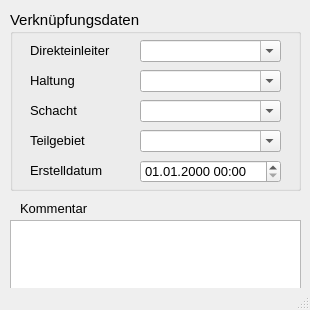
<?xml version="1.0" encoding="UTF-8"?>
<ui version="4.0">
 <class>MainWindow</class>
 <widget class="QMainWindow" name="MainWindow">
  <property name="geometry">
   <rect>
    <x>0</x>
    <y>0</y>
    <width>310</width>
    <height>310</height>
   </rect>
  </property>
  <property name="minimumSize">
   <size>
    <width>310</width>
    <height>310</height>
   </size>
  </property>
  <property name="font">
   <font>
    <family>Tahoma</family>
    <pointsize>10</pointsize>
   </font>
  </property>
  <property name="windowTitle">
   <string>Anbindung Direkteinleiter</string>
  </property>
  <property name="layoutDirection">
   <enum>Qt::LeftToRight</enum>
  </property>
  <widget class="QWidget" name="centralwidget">
   <widget class="QTextEdit" name="kommentar">
    <property name="geometry">
     <rect>
      <x>10</x>
      <y>220</y>
      <width>291</width>
      <height>71</height>
     </rect>
    </property>
    <property name="minimumSize">
     <size>
      <width>0</width>
      <height>0</height>
     </size>
    </property>
    <property name="toolTip">
     <string>&lt;html&gt;&lt;head/&gt;&lt;body&gt;&lt;p&gt;Platz für zusätzliche Kommentare.&lt;/p&gt;&lt;/body&gt;&lt;/html&gt;</string>
    </property>
    <property name="statusTip">
     <string>Platz für zusätzliche Kommentare.</string>
    </property>
   </widget>
   <widget class="QLabel" name="label_15">
    <property name="geometry">
     <rect>
      <x>20</x>
      <y>200</y>
      <width>81</width>
      <height>16</height>
     </rect>
    </property>
    <property name="text">
     <string>Kommentar</string>
    </property>
   </widget>
   <widget class="QGroupBox" name="groupBox_3">
    <property name="geometry">
     <rect>
      <x>10</x>
      <y>10</y>
      <width>291</width>
      <height>181</height>
     </rect>
    </property>
    <property name="font">
     <font>
      <family>Tahoma</family>
      <pointsize>11</pointsize>
     </font>
    </property>
    <property name="title">
     <string>Verknüpfungsdaten</string>
    </property>
    <widget class="QComboBox" name="teilgebiet">
     <property name="geometry">
      <rect>
       <x>130</x>
       <y>120</y>
       <width>141</width>
       <height>22</height>
      </rect>
     </property>
     <property name="font">
      <font>
       <family>Tahoma</family>
       <pointsize>10</pointsize>
      </font>
     </property>
     <property name="toolTip">
      <string>&lt;html&gt;&lt;head/&gt;&lt;body&gt;&lt;p&gt;zur Zuordnung auf ein selbstständig festgelegtes Teilgebiet&lt;/p&gt;&lt;/body&gt;&lt;/html&gt;</string>
     </property>
     <property name="statusTip">
      <string>zur Zuordnung auf ein selbstständig festgelegtes Teilgebiet</string>
     </property>
     <property name="editable">
      <bool>true</bool>
     </property>
    </widget>
    <widget class="QLabel" name="label_14">
     <property name="geometry">
      <rect>
       <x>20</x>
       <y>120</y>
       <width>101</width>
       <height>20</height>
      </rect>
     </property>
     <property name="font">
      <font>
       <family>Tahoma</family>
       <pointsize>10</pointsize>
      </font>
     </property>
     <property name="text">
      <string>Teilgebiet</string>
     </property>
    </widget>
    <widget class="QgsDateTimeEdit" name="createdat">
     <property name="geometry">
      <rect>
       <x>130</x>
       <y>150</y>
       <width>141</width>
       <height>23</height>
      </rect>
     </property>
     <property name="font">
      <font>
       <family>Tahoma</family>
       <pointsize>10</pointsize>
      </font>
     </property>
     <property name="currentSection">
      <enum>QDateTimeEdit::DaySection</enum>
     </property>
     <property name="displayFormat">
      <string>dd.MM.yyyy HH:mm</string>
     </property>
    </widget>
    <widget class="QLabel" name="label_71">
     <property name="geometry">
      <rect>
       <x>20</x>
       <y>150</y>
       <width>101</width>
       <height>21</height>
      </rect>
     </property>
     <property name="font">
      <font>
       <family>Tahoma</family>
       <pointsize>10</pointsize>
      </font>
     </property>
     <property name="text">
      <string>Erstelldatum</string>
     </property>
    </widget>
    <widget class="QComboBox" name="haltnam">
     <property name="geometry">
      <rect>
       <x>130</x>
       <y>60</y>
       <width>141</width>
       <height>22</height>
      </rect>
     </property>
     <property name="font">
      <font>
       <family>Tahoma</family>
       <pointsize>10</pointsize>
      </font>
     </property>
     <property name="toolTip">
      <string>&lt;html&gt;&lt;head/&gt;&lt;body&gt;&lt;p&gt;Name der angebundenen Haltung&lt;/p&gt;&lt;/body&gt;&lt;/html&gt;</string>
     </property>
     <property name="statusTip">
      <string>Name der angebundenen Haltung</string>
     </property>
     <property name="editable">
      <bool>true</bool>
     </property>
    </widget>
    <widget class="QLabel" name="label_21">
     <property name="geometry">
      <rect>
       <x>20</x>
       <y>60</y>
       <width>101</width>
       <height>21</height>
      </rect>
     </property>
     <property name="font">
      <font>
       <family>Tahoma</family>
       <pointsize>10</pointsize>
      </font>
     </property>
     <property name="text">
      <string>Haltung</string>
     </property>
     <property name="alignment">
      <set>Qt::AlignLeading|Qt::AlignLeft|Qt::AlignVCenter</set>
     </property>
    </widget>
    <widget class="QLabel" name="label_4">
     <property name="geometry">
      <rect>
       <x>20</x>
       <y>30</y>
       <width>101</width>
       <height>21</height>
      </rect>
     </property>
     <property name="font">
      <font>
       <family>Tahoma</family>
       <pointsize>10</pointsize>
      </font>
     </property>
     <property name="text">
      <string>Direkteinleiter</string>
     </property>
     <property name="alignment">
      <set>Qt::AlignLeading|Qt::AlignLeft|Qt::AlignVCenter</set>
     </property>
    </widget>
    <widget class="QComboBox" name="elnam">
     <property name="geometry">
      <rect>
       <x>130</x>
       <y>30</y>
       <width>141</width>
       <height>22</height>
      </rect>
     </property>
     <property name="font">
      <font>
       <family>Tahoma</family>
       <pointsize>10</pointsize>
      </font>
     </property>
     <property name="toolTip">
      <string>&lt;html&gt;&lt;head/&gt;&lt;body&gt;&lt;p&gt;Name des angebundenen Direkteinleiters&lt;/p&gt;&lt;/body&gt;&lt;/html&gt;</string>
     </property>
     <property name="statusTip">
      <string>Name des angebundenen Direkteinleiters</string>
     </property>
     <property name="editable">
      <bool>true</bool>
     </property>
    </widget>
    <widget class="QLabel" name="label_72">
     <property name="geometry">
      <rect>
       <x>20</x>
       <y>90</y>
       <width>101</width>
       <height>21</height>
      </rect>
     </property>
     <property name="font">
      <font>
       <family>Tahoma</family>
       <pointsize>10</pointsize>
      </font>
     </property>
     <property name="text">
      <string>Schacht</string>
     </property>
    </widget>
    <widget class="QComboBox" name="schnam">
     <property name="geometry">
      <rect>
       <x>130</x>
       <y>90</y>
       <width>141</width>
       <height>22</height>
      </rect>
     </property>
     <property name="toolTip">
      <string>&lt;html&gt;&lt;head/&gt;&lt;body&gt;&lt;p&gt;Name des angebundenen Schachtes&lt;/p&gt;&lt;/body&gt;&lt;/html&gt;</string>
     </property>
     <property name="statusTip">
      <string>Name des angebundenen Schachtes</string>
     </property>
     <property name="editable">
      <bool>true</bool>
     </property>
    </widget>
   </widget>
  </widget>
  <widget class="QStatusBar" name="statusbar"/>
 </widget>
 <customwidgets>
  <customwidget>
   <class>QgsDateTimeEdit</class>
   <extends>QDateTimeEdit</extends>
   <header>qgsdatetimeedit.h</header>
  </customwidget>
 </customwidgets>
 <resources/>
 <connections/>
</ui>
